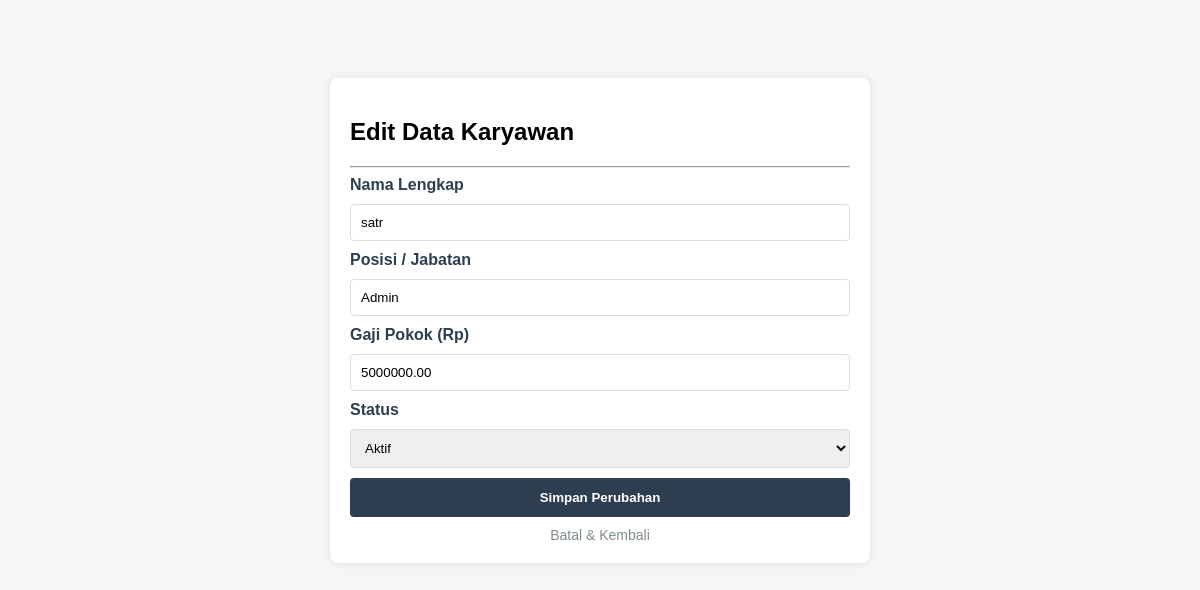
The app's page /employee_edit.php?id=40 (signed in) with its own data.
### tables this page shows
CREATE TABLE `employees` (
  `id` int(11) NOT NULL,
  `user_id` int(11) DEFAULT NULL,
  `employee_code` varchar(20) DEFAULT NULL,
  `name` varchar(100) DEFAULT NULL,
  `department_id` int(11) DEFAULT NULL,
  `position` varchar(50) DEFAULT NULL,
  `hire_date` date DEFAULT NULL,
  `resign_date` date DEFAULT NULL,
  `base_salary` decimal(10,2) DEFAULT NULL,
  `status` enum('active','resign') DEFAULT 'active',
  `resign_status` enum('active','pending','resign') DEFAULT 'active',
  `resign_requested_at` datetime DEFAULT NULL
);

### Database.php (called while the page is built, shortened)
<?php
class Database {
    private static $instance = null;
    private function __construct() {
        try {
            $this->conn = new PDO("mysql:host=localhost;dbname=hr_db", "root", "");
        } catch (PDOException $e) {
            die("Koneksi Gagal: " . $e->getMessage());
        }
    }
    public static function getInstance() {
        if (!self::$instance) self::$instance = new Database();
        return self::$instance->conn;
    }
}

### BaseModel.php (called while the page is built, shortened)
<?php
require_once 'Database.php';
abstract class BaseModel {
    protected $db;
    protected $table;
    public function __construct() {
        $this->db = Database::getInstance();
    }
    public function find($id) {
        $stmt = $this->db->prepare("SELECT * FROM {$this->table} WHERE id = ?");
        $stmt->execute([$id]);
        return $stmt->fetch(PDO::FETCH_ASSOC);
    }
}

### employee_edit.php (the view, shortened to what this page needs)
<?php
$empModel = new EmployeeModel();
$id = $_GET['id'];
$employee = $empModel->find($id);
?>
<!DOCTYPE html>
<html>
<head>
    <link rel="stylesheet" href="style.css">
</head>
<body style="background: #f4f7f6; font-family: sans-serif;">
<div class="edit-box">
    <h2>Edit Data Karyawan</h2>
    <hr>
    <form method="POST">
        <label>Nama Lengkap</label>
        <input type="text" name="name" value="<?= htmlspecialchars($employee['name']) ?>" required>
        <label>Posisi / Jabatan</label>
        <input type="text" name="position" value="<?= htmlspecialchars($employee['position'] ?? 'Staf') ?>" required>
        <label>Gaji Pokok (Rp)</label>
        <input type="number" name="base_salary" value="<?= htmlspecialchars($employee['base_salary']) ?>" required>
        <label>Status</label>
        <select name="status">
            <option value="active" <?= $employee['status'] == 'active' ? 'selected' : '' ?>>Aktif</option>
        </select>
        <button type="submit" class="btn-save">Simpan Perubahan</button>
        <a href="employee_list.php" class="btn-cancel">Batal & Kembali</a>
    </form>
</div>
</body>
</html>

### style.css (style rules this page uses)
body { font-family: sans-serif; background: #f4f4f4; padding: 20px; }

### employee_edit.php (style rules this page uses)
.edit-box { max-width: 500px; margin: 50px auto; background: white; padding: 20px; border-radius: 8px; box-shadow: 0 0 10px rgba(0,0,0,0.1); }
input, select { width: 100%; padding: 10px; margin: 10px 0; border: 1px solid #ddd; border-radius: 4px; box-sizing: border-box; }
label { font-weight: bold; color: #2c3e50; }
.btn-save { background: #2c3e50; color: white; border: none; padding: 12px; width: 100%; cursor: pointer; border-radius: 4px; font-weight: bold; }
.btn-cancel { display: block; text-align: center; margin-top: 10px; color: #7f8c8d; text-decoration: none; font-size: 14px; }

### records on screen
employees: name "satr", position "Admin", base_salary "5000000.00", status "Aktif"
